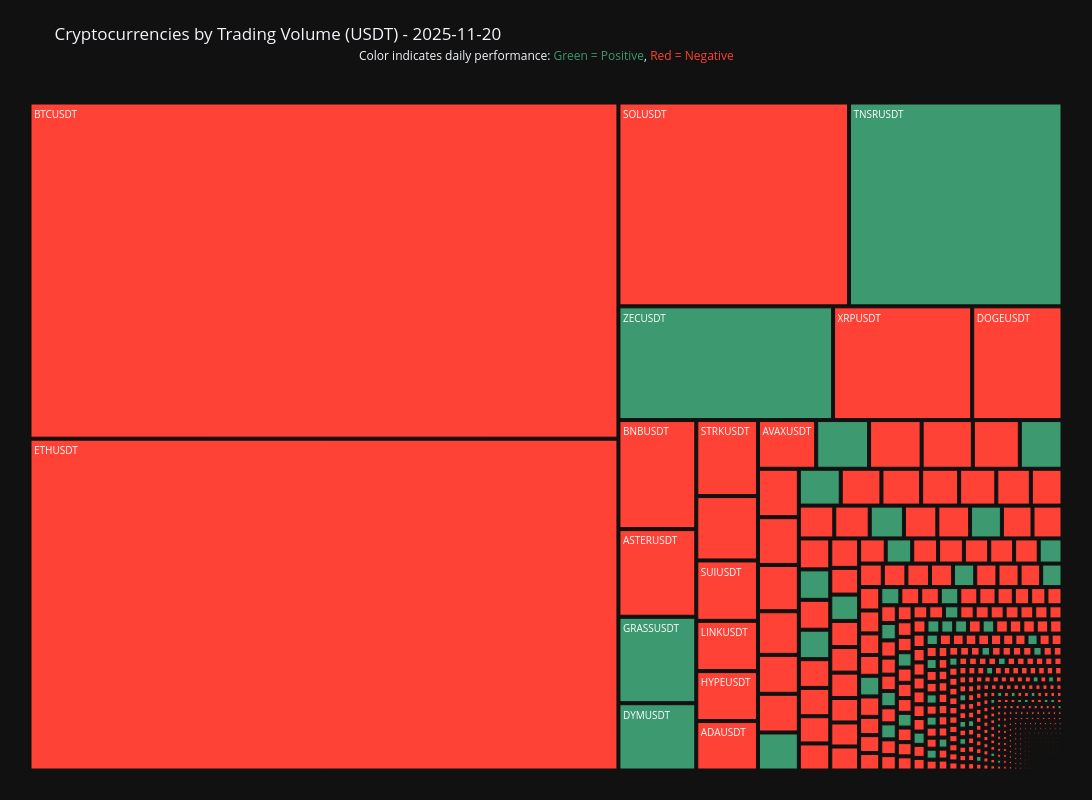

The code cell stored with this chart in its notebook:
### Code cell
# Get yesterday's date
yesterday = datetime.now().date() - timedelta(days=1)

# Prepare yesterday's data
treemap_data = []
for symbol in returns_data.keys():
    # Find yesterday's index in date_list
    if yesterday in date_list:
        idx = date_list.index(yesterday)
        daily_return = returns_data[symbol][idx] if idx < len(returns_data[symbol]) else 0
        daily_volume = volume_data.get(symbol, [0]*7)[idx] if idx < len(volume_data.get(symbol, [])) else 0
        
        treemap_data.append({
            'Symbol': symbol,
            'USDT Volume': daily_volume,
            'Daily Return': daily_return,
            'Performance': 'Positive' if daily_return >= 0 else 'Negative'
        })

treemap_df = pd.DataFrame(treemap_data)

# Create the treemap
fig_volume = px.treemap(
    treemap_df,
    path=['Symbol'],
    values='USDT Volume',
    title=f'Cryptocurrencies by Trading Volume (USDT) - {yesterday.strftime("%Y-%m-%d")}',
    color='Performance',
    color_discrete_map={'Positive':'#3D9970', 'Negative':'#FF4136'},
    hover_data=['Daily Return', 'USDT Volume'],
    width=1200,
    height=800
)

# Format hover template
fig_volume.update_traces(
    hovertemplate="<b>%{label}</b><br>" +
                 "Volume: $%{value:,.0f}<br>" +
                 "Daily Return: %{customdata[0]:.2f}%<extra></extra>"
)

# Customize layout
fig_volume.update_layout(
    template="plotly_dark",
    margin=dict(t=80, l=25, r=25, b=25),
    uniformtext=dict(minsize=10, mode='hide'),
    annotations=[
        dict(
            x=0.5, y=1.05,
            xref="paper", yref="paper",
            text="Color indicates daily performance: <span style='color:#3D9970'>Green = Positive</span>, <span style='color:#FF4136'>Red = Negative</span>",
            showarrow=False,
            font=dict(size=12)
        )
    ]
)

fig_volume.show()

### Figure 1 — Plotly figure (JSON) as saved in the notebook; plotly's stock layout.template omitted (floating-point values rounded to 4 significant figures; data arrays with more than 128 entries replaced by an {"elided": "..."} marker saying what was removed)
{"data": [{"branchvalues": "total", "customdata": {"elided": "534x3 mixed values"}, "domain": {"x": [0, 1], "y": [0, 1]}, "hovertemplate": "<b>%{label}</b><br>Volume: $%{value:,.0f}<br>Daily Return: %{customdata[0]:.2f}%<extra></extra>", "ids": {"elided": "534 str values"}, "labels": {"elided": "534 str values"}, "marker": {"colors": {"elided": "534 str values"}}, "name": "", "parents": {"elided": "534 str values"}, "type": "treemap", "values": {"elided": "534 float values"}}], "layout": {"annotations": [{"font": {"size": 12}, "showarrow": false, "text": "Color indicates daily performance: <span style='color:#3D9970'>Green = Positive</span>, <span style='color:#FF4136'>Red = Negative</span>", "x": 0.5, "xref": "paper", "y": 1.05, "yref": "paper"}], "height": 800, "legend": {"tracegroupgap": 0}, "margin": {"b": 25, "l": 25, "r": 25, "t": 80}, "title": {"text": "Cryptocurrencies by Trading Volume (USDT) - 2025-11-20"}, "uniformtext": {"minsize": 10, "mode": "hide"}, "width": 1200}}
